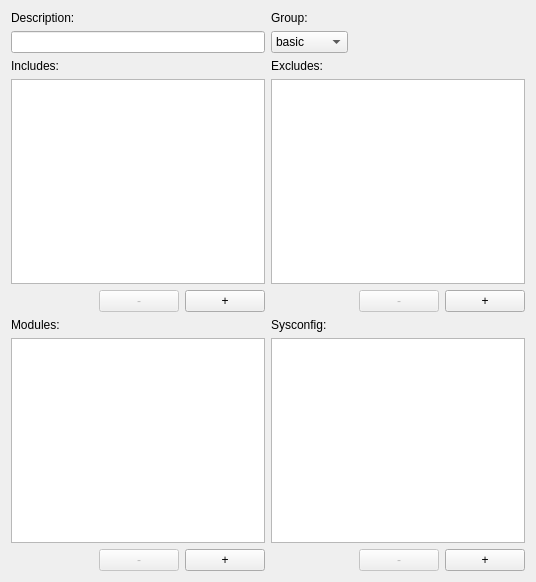
<?xml version="1.0" encoding="UTF-8"?>
<ui version="4.0">
 <class>widgetSetup</class>
 <widget class="QWidget" name="widgetSetup">
  <property name="geometry">
   <rect>
    <x>0</x>
    <y>0</y>
    <width>536</width>
    <height>582</height>
   </rect>
  </property>
  <property name="windowTitle">
   <string>Form</string>
  </property>
  <layout class="QGridLayout" name="gridLayout">
   <item row="0" column="0">
    <widget class="QLabel" name="labelDescription">
     <property name="text">
      <string>Description:</string>
     </property>
    </widget>
   </item>
   <item row="0" column="1">
    <widget class="QLabel" name="labelGroup">
     <property name="text">
      <string>Group:</string>
     </property>
    </widget>
   </item>
   <item row="1" column="0">
    <widget class="QLineEdit" name="lineEditDescription"/>
   </item>
   <item row="1" column="1">
    <layout class="QHBoxLayout" name="horizontalLayoutGroupComboBox">
     <item>
      <widget class="QComboBox" name="comboBoxGroup">
       <item>
        <property name="text">
         <string>basic</string>
        </property>
       </item>
       <item>
        <property name="text">
         <string>optional</string>
        </property>
       </item>
       <item>
        <property name="text">
         <string>plugplay</string>
        </property>
       </item>
       <item>
        <property name="text">
         <string>lowlevel</string>
        </property>
       </item>
       <item>
        <property name="text">
         <string>special</string>
        </property>
       </item>
      </widget>
     </item>
     <item>
      <spacer name="horizontalSpacerGroupComboBox">
       <property name="orientation">
        <enum>Qt::Horizontal</enum>
       </property>
       <property name="sizeHint" stdset="0">
        <size>
         <width>68</width>
         <height>20</height>
        </size>
       </property>
      </spacer>
     </item>
    </layout>
   </item>
   <item row="2" column="0">
    <widget class="QLabel" name="labelIncludes">
     <property name="text">
      <string>Includes:</string>
     </property>
    </widget>
   </item>
   <item row="2" column="1">
    <widget class="QLabel" name="labelExcludes">
     <property name="text">
      <string>Excludes:</string>
     </property>
    </widget>
   </item>
   <item row="3" column="0">
    <widget class="QListWidget" name="listWidgetIncludes"/>
   </item>
   <item row="3" column="1">
    <widget class="QListWidget" name="listWidgetExcludes"/>
   </item>
   <item row="4" column="0">
    <layout class="QHBoxLayout" name="horizontalLayoutIncludeButtons" stretch="5,0,0">
     <item>
      <spacer name="horizontalSpacerIncludeButtons">
       <property name="orientation">
        <enum>Qt::Horizontal</enum>
       </property>
       <property name="sizeHint" stdset="0">
        <size>
         <width>68</width>
         <height>20</height>
        </size>
       </property>
      </spacer>
     </item>
     <item>
      <widget class="QPushButton" name="pushButtonRemoveInclude">
       <property name="enabled">
        <bool>false</bool>
       </property>
       <property name="text">
        <string>-</string>
       </property>
      </widget>
     </item>
     <item>
      <widget class="QPushButton" name="pushButtonAddInclude">
       <property name="text">
        <string>+</string>
       </property>
      </widget>
     </item>
    </layout>
   </item>
   <item row="4" column="1">
    <layout class="QHBoxLayout" name="horizontalLayoutExcludeButtons" stretch="5,0,0">
     <item>
      <spacer name="horizontalSpacerExcludeButtons">
       <property name="orientation">
        <enum>Qt::Horizontal</enum>
       </property>
       <property name="sizeHint" stdset="0">
        <size>
         <width>68</width>
         <height>20</height>
        </size>
       </property>
      </spacer>
     </item>
     <item>
      <widget class="QPushButton" name="pushButtonRemoveExclude">
       <property name="enabled">
        <bool>false</bool>
       </property>
       <property name="text">
        <string>-</string>
       </property>
      </widget>
     </item>
     <item>
      <widget class="QPushButton" name="pushButtonAddExclude">
       <property name="text">
        <string>+</string>
       </property>
      </widget>
     </item>
    </layout>
   </item>
   <item row="5" column="0">
    <widget class="QLabel" name="labelModules">
     <property name="text">
      <string>Modules:</string>
     </property>
    </widget>
   </item>
   <item row="5" column="1">
    <widget class="QLabel" name="labelSysconfig">
     <property name="text">
      <string>Sysconfig:</string>
     </property>
    </widget>
   </item>
   <item row="6" column="0">
    <widget class="QListWidget" name="listWidgetModules"/>
   </item>
   <item row="7" column="0">
    <layout class="QHBoxLayout" name="horizontalLayoutModuleButtons" stretch="5,0,0">
     <item>
      <spacer name="horizontalSpacerModuleButtons">
       <property name="orientation">
        <enum>Qt::Horizontal</enum>
       </property>
       <property name="sizeHint" stdset="0">
        <size>
         <width>68</width>
         <height>20</height>
        </size>
       </property>
      </spacer>
     </item>
     <item>
      <widget class="QPushButton" name="pushButtonRemoveModule">
       <property name="enabled">
        <bool>false</bool>
       </property>
       <property name="text">
        <string>-</string>
       </property>
      </widget>
     </item>
     <item>
      <widget class="QPushButton" name="pushButtonAddModule">
       <property name="text">
        <string>+</string>
       </property>
      </widget>
     </item>
    </layout>
   </item>
   <item row="7" column="1">
    <layout class="QHBoxLayout" name="horizontalLayoutSysconfigButtons" stretch="5,0,0">
     <item>
      <spacer name="horizontalSpacerSysconfigButtons">
       <property name="orientation">
        <enum>Qt::Horizontal</enum>
       </property>
       <property name="sizeHint" stdset="0">
        <size>
         <width>68</width>
         <height>20</height>
        </size>
       </property>
      </spacer>
     </item>
     <item>
      <widget class="QPushButton" name="pushButtonRemoveSysconfig">
       <property name="enabled">
        <bool>false</bool>
       </property>
       <property name="text">
        <string>-</string>
       </property>
      </widget>
     </item>
     <item>
      <widget class="QPushButton" name="pushButtonAddSysconfig">
       <property name="text">
        <string>+</string>
       </property>
      </widget>
     </item>
    </layout>
   </item>
   <item row="6" column="1">
    <widget class="SysconfigWidget" name="treeWidgetSysconfig">
     <property name="expandsOnDoubleClick">
      <bool>false</bool>
     </property>
     <attribute name="headerVisible">
      <bool>false</bool>
     </attribute>
     <column>
      <property name="text">
       <string>Sysconfig</string>
      </property>
     </column>
    </widget>
   </item>
  </layout>
  <zorder>labelExcludes</zorder>
  <zorder>labelIncludes</zorder>
  <zorder>labelDescription</zorder>
  <zorder>labelGroup</zorder>
  <zorder>lineEditDescription</zorder>
  <zorder>listWidgetIncludes</zorder>
  <zorder>listWidgetExcludes</zorder>
  <zorder></zorder>
  <zorder></zorder>
  <zorder>labelSysconfig</zorder>
  <zorder>listWidgetModules</zorder>
  <zorder>labelModules</zorder>
  <zorder>treeWidgetSysconfig</zorder>
 </widget>
 <customwidgets>
  <customwidget>
   <class>SysconfigWidget</class>
   <extends>QTreeWidget</extends>
   <header>setupfiletool/sysconfigwidget.h</header>
  </customwidget>
 </customwidgets>
 <resources/>
 <connections/>
</ui>
